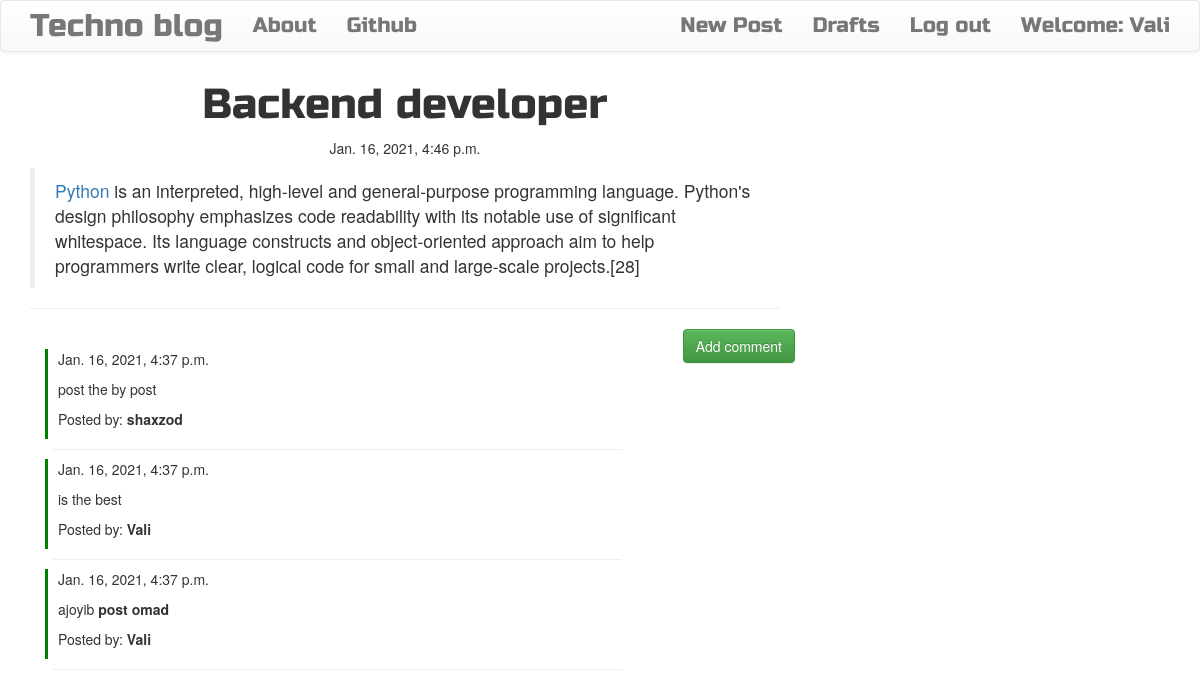
The app's page /post/1/ (signed in) with its own data.
### blog/models.py (models this page shows, shortened)
class Post(models.Model):
    author=models.ForeignKey('auth.User',on_delete=models.CASCADE)
    title=models.CharField(max_length=200)
    content=models.TextField()
    created_date=models.DateTimeField(default=timezone.now())
    published_date=models.DateTimeField(blank=True,null=True)

class Comment(models.Model):
    post=models.ForeignKey('blog.Post',on_delete=models.CASCADE,related_name='comments')
    author=models.ForeignKey('auth.User',on_delete=models.CASCADE)
    text=models.TextField()
    created_date=models.DateTimeField(default=timezone.now())
    approved_comment=models.BooleanField(default=False)

### blog/views.py (the view)
# urls.py: path("post/<int:pk>/",views.PostDetailView.as_view(), name="post_detail"),
class PostDetailView(DetailView,LoginRequiredMixin):
    model=Post
    context_object_name='post'
    login_url = reverse_lazy('login')
    redirect_field_name = '/'

### blog/templates/blog/post_detail.html (shortened to what this page needs)
{% extends 'blog/base.html' %}
{% load static %}
{% block content %}
<h1 class='posttitle loader'>{{ post.title }}</h1>
{% if post.published_date %}
<div class="date postdate">
    {{ post.published_date }}
</div>
{% else %}
<a class="btn btn-info" href="{% url 'publish_post' pk=post.pk %}">Publish</a>
{% endif %}
<p class='postcontent' >{{ post.content|safe|linebreaksbr }}</p>
<hr>
<a class="btn btn-success btn-comment" href="{% url 'add_comment' pk=post.pk %}">Add comment</a>
<div class="container">
    {% for comment in post.comments.all %}
    <br>
    {% if user.is_authenticated or comment.approved_comment %}
    <div style=" border-left: 3px solid green;
    height: 90px;">
        <p style="margin-left: 10px;">{{ comment.created_date }}</p>
        <div style="margin-left: 10px;">
            <p >{{ comment.text|safe|linebreaks }}</p>
            <p >Posted by: <strong>{{ comment.author }}</strong></p>
        </div>
        <hr class="hr7">
    </div>
    {% endif %}
    {% empty %}
    <p>No comments posted.</p>
    {% endfor %}
</div>
{% endblock %}

### blog/templates/blog/base.html (shortened to what this page needs)
<!DOCTYPE html>
{% load static %}
<html>
<head>
      <link rel="stylesheet" href="https://maxcdn.bootstrapcdn.com/bootstrap/3.3.7/css/bootstrap.min.css"
>
    <link rel="stylesheet" href="https://maxcdn.bootstrapcdn.com/bootstrap/3.3.7/css/bootstrap-theme.min.css"
>
    <link rel="stylesheet" href="//cdn.jsdelivr.net/medium-editor/latest/css/medium-editor.min.css" type="text/css"
        media="screen" charset="utf-8">
    <link rel="stylesheet" href="{% static 'css/blog.css' %}">
<body >
    <nav class="navbar navbar-default techfont custom-navbar">
        <div class="container">
            <ul class="nav navbar-nav">
                <li><a class='navbar-brand bigbrand' href="{% url 'post_list' %}">Techno blog</a></li>
                <li><a href="{% url 'about'%}">About</a></li>
                <li><a href="https://www.github.com">Github</a></li>
            </ul>
            <ul class="nav navbar-nav navbar-right">
                {% if user.is_authenticated %}
                <li>
                    <a href="{% url 'post_new' %}">New Post</a>
                </li>
                <li>
                    <a href="{% url 'post_draft_list' %}">Drafts</a>
                </li>
                <li>
                    <a href="{% url 'logout' %}">Log out</a>
                </li>
                <li>
                    <a>Welcome: {{ user.username }}</a>
                </li>
                {% else %}
                <li><a class='nav navbar-right' href="{% url 'login' %}"><span
                            class="glyphicon glyphicon-user"></span></a></li>
                {% endif %}
            </ul>
        </div>
    </nav>
    <div class="content container">
        <div class="row">
            <div class="col-md-8">
                <div class="blog_posts">
                    {% block content %}
                    {% endblock %}
                </div>
            </div>
        </div>
    </div>
</body>
</html>

### blog/static/css/blog.css (style rules this page uses)
.techfont { font-family: 'Russo One', sans-serif; font-size: 1.5em; margin-bottom: 10px; }
.hr7 { width:50%;text-align:left;margin-left:5px }
.postdate { text-align: center; }
.posttitle { font-family: 'Russo One', sans-serif; font-size: 3em; text-align: center; }
.postcontent { font-family: 'Montserrat'; font-size:2em; }
.btn-comment { position: absolute; right: 0px; }
.bigbrand { font-size: 1.5em; }
.loader { filter:hue-rotate(0deg); color: linear-gradient(45deg,#0f8,#08f); animation:hue 5000ms infinite linear; }

### records on screen
Post: title "Backend developer", published_date "Jan. 16, 2021, 4:46 p.m.", content "Python is an interpreted, high-level and general-purpose programming language. Python's design philosophy emphasizes code readability with its notable use of significant whitespace. Its language constructs and object-oriented approach aim to help programmers write clear, logical code for small and large-scale projects.[28]"
Comment: created_date "Jan. 16, 2021, 4:37 p.m.", text "post the by post", author "shaxzod"
Comment: created_date "Jan. 16, 2021, 4:37 p.m.", text "is the best", author "Vali"
Comment: created_date "Jan. 16, 2021, 4:37 p.m.", text "ajoyib post omad", author "Vali"

### other values on screen
{{ user.username }} "Vali"
